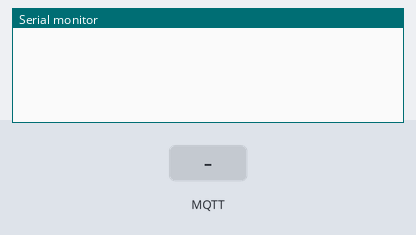
Bench run of a sketch on a simulated STM32 Blue Pill. Shown: the last lines printed to the serial monitor. Inputs (shaded band) come from the test bench. WiFi joins after 1.5 s; servers stay silent unless stated; no MQTT or app messages arrive unless stated.

Above: at 2.7 s.
2.8 s: MQTT message "1" arrives on the first subscribed topic
At 4.0 s:
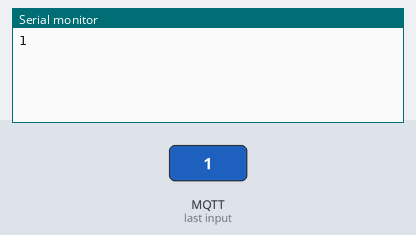
4.3 s: MQTT message "on" arrives on the first subscribed topic
At 5.4 s:
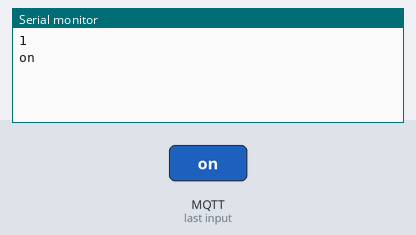
5.8 s: MQTT message "off" arrives on the first subscribed topic
At 6.5 s:
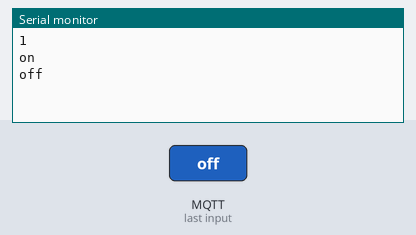

The sketch:

ESP01.ino
```cpp
#include <ESP8266WiFi.h>
#include <WiFiManager.h>
#include <PubSubClient.h>
const char* mqtt_server = "";
const char* device_id   = "";
const char* mqtt_user   = "";
const char* mqtt_pass   = "";

WiFiClientSecure espClient;
PubSubClient client(espClient);

void callback(char* topic, byte* payload, unsigned int length) {
  String message = "";
  for (int i = 0; i < length; i++) {
    message += (char)payload[i];
  }
  Serial.println(message);
}

void reconnect() {
  while (!client.connected()) {
    if (client.connect(device_id, mqtt_user, mqtt_pass)) {
      String topic = String("devices/") + String(device_id) + String("/messages/devicebound/#");
      client.subscribe(topic.c_str());
    } else {
      delay(5000);
    }
  }
}

void setup() {
  Serial.begin(115200);

  WiFiManager wifiManager;
  wifiManager.autoConnect("Setup");

  espClient.setInsecure();
  client.setServer(mqtt_server, 8883);
  client.setCallback(callback);
}

void loop() {
  if (!client.connected()) {
    reconnect();
  }
  client.loop();
}
```

Measured:
- after the input at 2.8 s, the serial monitor: prints a new line at once (image 1)
- after the input at 4.3 s, the serial monitor: prints a new line at once (image 2)
- after the input at 5.8 s, the serial monitor: prints a new line at once (image 3)
